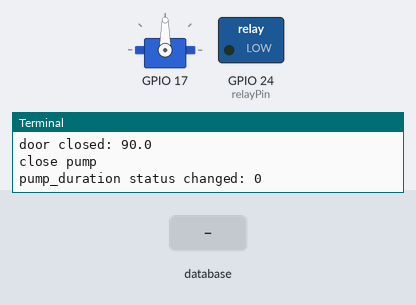
Simulated run of this program. Board: Raspberry Pi (BCM pin numbers). On the bench: servo, switched loads named in the program (green lamp = pin HIGH), the last lines printed to the terminal. The test bench sets the inputs (shaded band). Each call to the cloud database takes 0.3 s, and an entry nobody has set reads as its off value or as empty; servo angles are drawn from the pulse width (0.5 ms = 0°, 2.5 ms = 180°); the clock reads 2024-03-15 10:24:30 at power-on unless the program sets it.

Above: at 1.2 s.
1.3 s: database entry "pumpOn" set to "1"
At 2.1 s:
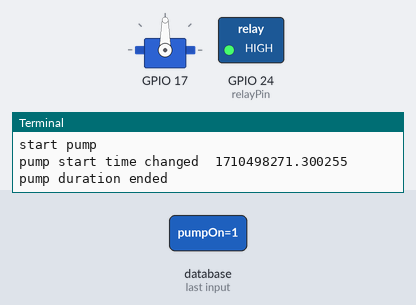
3.8 s: database entry "doorOpen" set to "1"
At 5.0 s:
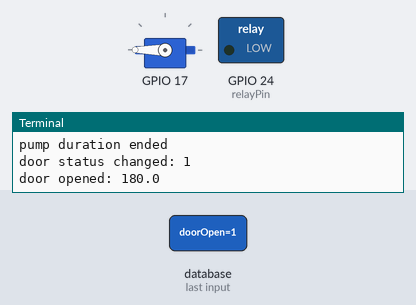
5.3 s: database entry "pumpOn" set to "1"
At 5.45 s:
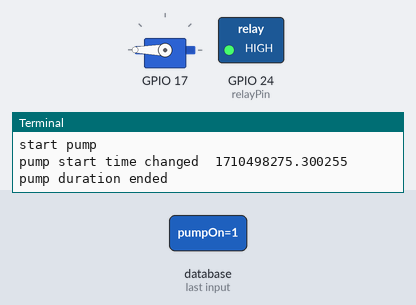
7.1 s: database entry "doorOpen" set to "0"
At 7.7 s:
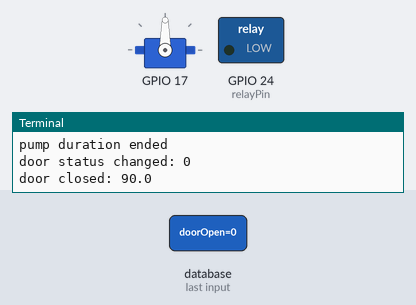
Timing chart, 0 to 9.6 s (numbered marks = the images above; inputs shaded):
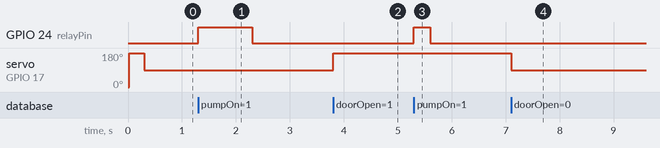

Measured:
- after the input at 1.3 s, GPIO 24 (relayPin): LOW → HIGH at once, → LOW 1.0 s later
- after the input at 3.8 s, servo on GPIO 17: 90° → 180° at once
- after the input at 5.3 s, GPIO 24 (relayPin): LOW → HIGH at once, → LOW 0.30 s later
- after the input at 7.1 s, servo on GPIO 17: 180° → 90° at once

The program:

RTDB_listener.py
```python
import firebase_admin
from firebase_admin import credentials, db
import logging
from door import door
import time
import RPi.GPIO as GPIO

logging.basicConfig(level=logging.ERROR)

try:

    cred = credentials.Certificate("/home/pi/Desktop/firebase/conf.json")
    firebase_admin.initialize_app(cred, {
        'databaseURL': 'https://sghproject-d4503-default-rtdb.firebaseio.com/'
    })

    door1 = door(17,90,180)

    relayPin = 24

    GPIO.setmode(GPIO.BCM)
    GPIO.setup(relayPin, GPIO.OUT)
    GPIO.output(relayPin, GPIO.LOW)

    pumpUpDuration = 5000 #5 seconds
    pumpStartTime = 0
    pump_status = False

    # Define callback functions for each data field
    def handle_door_open_change(event):
        door_open = event.data
        print("door status changed:", door_open)
        if(door_open):
            door1.openDoor()
        else:
            door1.closeDoor()

    def handle_pump_change(event):
        global pumpStartTime,pump_status

        pump_status = event.data
        if pump_status:
            print("start pump")
            pumpStartTime = time.time()
            GPIO.output(relayPin, GPIO.HIGH)
            print("pump start time changed ", pumpStartTime)
        else:
            print("close pump")
            GPIO.output(relayPin, GPIO.LOW)

    def handle_pump_duration_change(event):
        global pumpUpDuration

        pumpUpDuration = int(event.data)
        print("pump_duration status changed:", pumpUpDuration)

    # Get references to the specific data fields
    door_ref = db.reference('/devices/doorOpen')
    pump_ref = db.reference('/devices/pumpOn')
    pump_duration_ref = db.reference('/devices/pumpUpDuration')

    door_ref.listen(handle_door_open_change)
    pump_ref.listen(handle_pump_change)
    pump_duration_ref.listen(handle_pump_duration_change)

    while True:
        if ((time.time() - pumpStartTime >=(pumpUpDuration/1000)) and (pump_status)):
            print("pump duration ended")
            pump_status = False
            pump_ref.set(False)
            GPIO.output(relayPin, GPIO.LOW)

        time.sleep(1)

except KeyboardInterrupt:
    GPIO.cleanup()

except Exception as e:
    logging.error("An error occurred:", exc_info=True)
```

door.py
```python
from gpiozero import AngularServo


#180 opened
#90 closed
class door:
    def __init__(self,pin,closed_angle,opened_angle):
        self.servo =  AngularServo(pin, min_angle=0, max_angle=180,min_pulse_width=0.0005, max_pulse_width=0.0025)
        self.closed_angle = closed_angle
        self.opened_angle = opened_angle
        self.servo.angle = 180 #initial angle

    def openDoor(self):
        self.servo.angle = self.opened_angle
        print("door opened:", self.servo.angle)

    def closeDoor(self):
        self.servo.angle = self.closed_angle
        print("door closed:", self.servo.angle)
```
